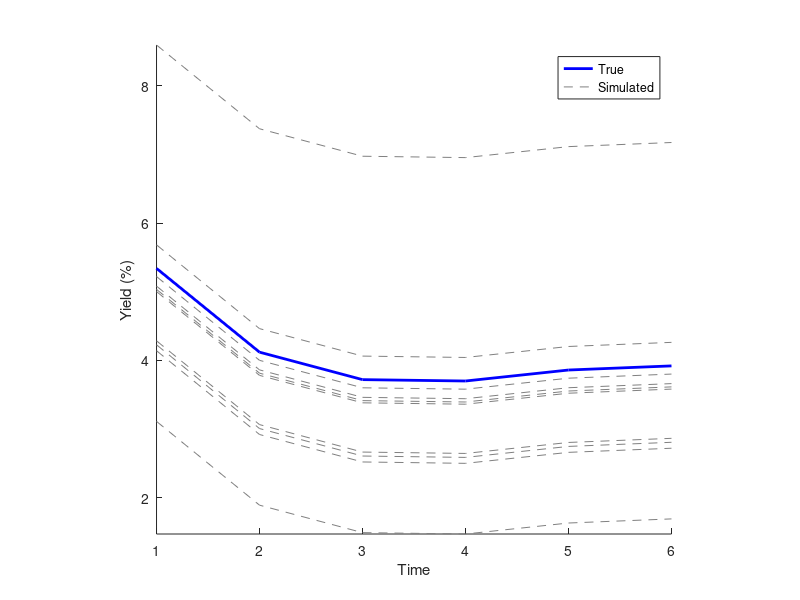

Here is the MATLAB script that generated this plot:
%% Stock Data Intel Corporation (2012-2022)
% For Empirical Finance 3.2
% Assignment 2
% By team 40 (Levi Szabo, Barry Nicolas en Renzo Vermeulen)

%% House Keeping 

% Housekeeping
clear all;
close all;
clc; 

% Figure counter
f=0;

%% Question 1 (a)
par = 2000;
r=0.026;
yield =[5.34 4.12 3.72 3.7 3.86 3.92];
T= length(yield)

% Price the bond
coupon= r*par;
cash_flow=coupon+zeros(1,T)
cash_flow(6)=cash_flow(6)+par
P= sum(cash_flow./((1+yield./100).^(1:T)))

%% Question 1 (b)
% Set seed for randomization
randn('state', 1512) % set the seed
% Draw of random numbers to add to the yield
S = 10; % number of simulations
sigma = 1.25 % daily yield volatility
eps = randn(1,S)* sigma; % generate random yield changes in a loop
% Add shift to the yield
ysim=zeros(T,S);
for s = 1:10
     ysim(:,s) = yield + eps(s);
end
% Plot the different yields
f=f+1;
figure(f)
hold on
plot(yield, '-','color', 'b', 'LineWidth',2)
plot(ysim,'--','color',[0.5 0.5 0.5])
legend('True','Simulated')
xlabel('Time')
ylabel('Yield (%)')
daspect([1 1.5 1]);
ylim([3 10])
axis tight; 
hold off
